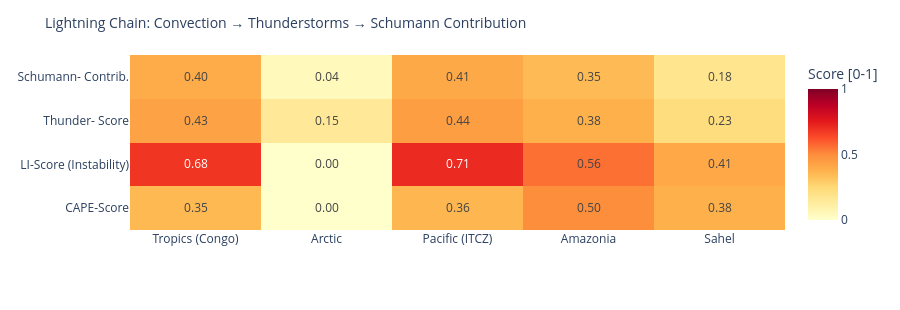

The code cell stored with this chart in its notebook:
### Code cell
# ============================================================
# LIGHTNING CHAIN: Convection → Thunderstorms → Schumann
# Shows the causal chain per measurement point as heatmap
# ============================================================

def cape_score(v):
    """CAPE → normalized score [0,1]"""
    if v is None or pd.isna(v): return 0.0
    return min(1.0, float(v) / 3000)

def li_score(v):
    """Lifted Index: negative = unstable → score [0,1]"""
    if v is None or pd.isna(v): return 0.3
    return min(1.0, max(0.0, (-float(v) + 6) / 12))

def cloud_score(v):
    if v is None or pd.isna(v): return 0.3
    return float(v) / 100

def thunder_score(row):
    """Kombinierter Gewitterwahrscheinlichkeits-Score
    CAPE + LI + Bedeckung + WMO-Gewitter + konvektiver Niederschlag (showers)
    Hinweis: X-Ray und Kp sind kein Bestandteil – nur geomagn./solarer Kontext.
    """
    cs = cape_score(row.get('cape'))
    ls = li_score(row.get('li'))
    cl = cloud_score(row.get('cloud'))
    t  = 1.0 if row.get('thunderstorm') else 0.0
    # Convective precipitation (showers) as additional indicator
    sh = min(1.0, (row.get('showers') or 0) / 5.0)
    return round(cs * 0.30 + ls * 0.25 + cl * 0.15 + t * 0.20 + sh * 0.10, 3)

def schumann_contribution(t_score, lat):
    """Schumann contribution: higher in tropics (±30°), scaled by thunderstorm score"""
    lat_weight = max(0.3, 1.0 - abs(lat) / 60)
    return round(t_score * lat_weight, 3)

df_atm['cape_score']   = df_atm.apply(lambda r: cape_score(r['cape']), axis=1)
df_atm['li_score']     = df_atm.apply(lambda r: li_score(r['li']),    axis=1)
df_atm['thunder_score']= df_atm.apply(lambda r: thunder_score(r.to_dict()), axis=1)
df_atm['schumann_contribution'] = df_atm.apply(
    lambda r: schumann_contribution(r['thunder_score'], r['lat']), axis=1)

metrics = ['cape_score', 'li_score', 'thunder_score', 'schumann_contribution']
labels  = ['CAPE-Score', 'LI-Score\n(Instability)', 'Thunder-\nScore', 'Schumann-\nContrib.']
z_data  = [df_atm[m].tolist() for m in metrics]

fig = go.Figure(go.Heatmap(
    z=z_data,
    x=df_atm['point'].tolist(),
    y=labels,
    colorscale='YlOrRd',
    zmin=0, zmax=1,
    text=[[f'{v:.2f}' for v in row] for row in z_data],
    texttemplate='%{text}', textfont=dict(size=12),
    colorbar=dict(title='Score [0-1]')
))
fig.update_layout(
    title=dict(text='Lightning Chain: Convection → Thunderstorms → Schumann Contribution', font=dict(size=14)),
    height=310,
    plot_bgcolor='rgba(0,0,0,0)', paper_bgcolor='rgba(0,0,0,0)',
    margin=dict(l=130, r=80, t=55, b=80)
)
fig.show()

### Figure 1 — Plotly figure (JSON) as saved in the notebook; plotly's stock layout.template omitted (floating-point values rounded to 4 significant figures)
{"data": [{"colorbar": {"title": {"text": "Score [0-1]"}}, "colorscale": [[0.0, "rgb(255,255,204)"], [0.125, "rgb(255,237,160)"], [0.25, "rgb(254,217,118)"], [0.375, "rgb(254,178,76)"], [0.5, "rgb(253,141,60)"], [0.625, "rgb(252,78,42)"], [0.75, "rgb(227,26,28)"], [0.875, "rgb(189,0,38)"], [1.0, "rgb(128,0,38)"]], "text": [["0.35", "0.00", "0.36", "0.50", "0.38"], ["0.68", "0.00", "0.71", "0.56", "0.41"], ["0.43", "0.15", "0.44", "0.38", "0.23"], ["0.40", "0.04", "0.41", "0.35", "0.18"]], "textfont": {"size": 12}, "texttemplate": "%{text}", "type": "heatmap", "x": ["Tropics (Congo)", "Arctic", "Pacific (ITCZ)", "Amazonia", "Sahel"], "y": ["CAPE-Score", "LI-Score\n(Instability)", "Thunder-\nScore", "Schumann-\nContrib."], "z": [[0.3533, 0.0, 0.3633, 0.4967, 0.38], [0.6833, 0.0, 0.7083, 0.5583, 0.4083], [0.427, 0.15, 0.442, 0.379, 0.227], [0.399, 0.045, 0.405, 0.347, 0.178]], "zmax": 1, "zmin": 0}], "layout": {"height": 310, "margin": {"b": 80, "l": 130, "r": 80, "t": 55}, "paper_bgcolor": "rgba(0,0,0,0)", "plot_bgcolor": "rgba(0,0,0,0)", "title": {"font": {"size": 14}, "text": "Lightning Chain: Convection → Thunderstorms → Schumann Contribution"}}}
